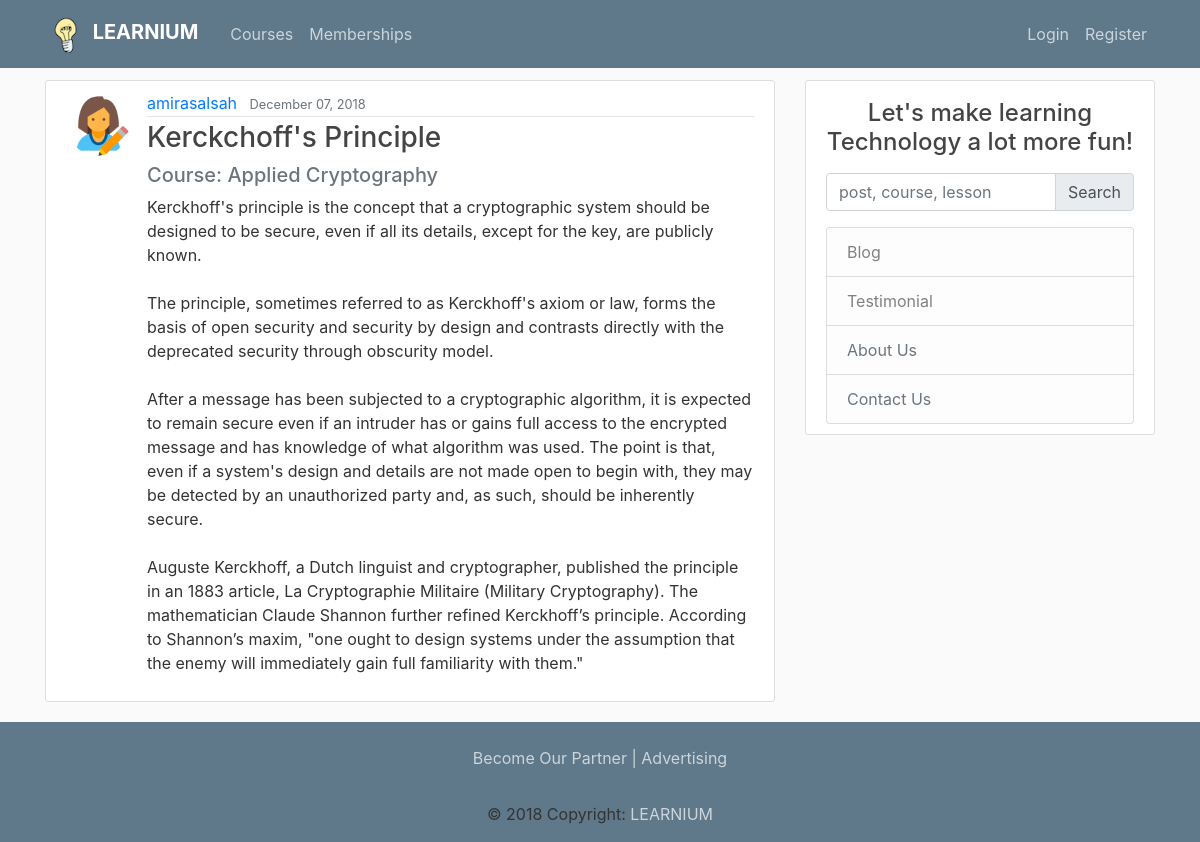
The page /post/10/ on the database its author committed.
### blog/models.py (models this page shows, shortened)
class Post(models.Model):
	title = models.CharField(max_length=100)
	category = models.CharField(max_length=100)
	content = models.TextField()
	date_posted = models.DateTimeField(default=timezone.now)
	author = models.ForeignKey(User, on_delete=models.CASCADE)

### users/models.py (models this page shows, shortened)
class Profile(models.Model):
	user = models.OneToOneField(User, on_delete=models.CASCADE)
	image = models.ImageField(default='default.jpg', upload_to='profile_pics')

### blog/views.py (the view)
# urls.py: path('post/<int:pk>/', PostDetailView.as_view(), name='post-detail'),
class PostDetailView(DetailView):
	model = Post

### blog/templates/blog/post_detail.html (shortened to what this page needs)
{% extends "blog/base.html" %}
{% block content %}
  <article class="media content-section">
    <img class="rounded-circle article-img" src="{{ object.author.profile.image.url }}">
    <div class="media-body">
      <div class="article-metadata">
        <a class="mr-2" href="#">{{ object.author }}</a>
        <small class="text-muted">{{ object.date_posted|date:"F d, Y" }}</small>
      </div>
      <h3 class="article-title">{{ object.title }}</h3> <h5 class="text-muted"> Course: {{ object.category }} </h5>
      <p class="article-content">{{ object.content }}</p>
    </div>
  </article>
{% endblock content %}

### static/css/main.css (style rules this page uses)
body { background: #fafafa; color: #333333; margin-top: 5rem; }
h1, h2, h3, h4, h5, h6 { color: #444444; }
.content-section { background: #ffffff; padding: 10px 20px; border: 1px solid #dddddd; border-radius: 3px; margin-bottom: 20px; }
.article-title { color: #444444; }
.article-content { white-space: pre-line; }
.article-img { height: 65px; width: 65px; margin-right: 16px; }
.article-metadata { padding-bottom: 1px; margin-bottom: 4px; border-bottom: 1px solid #e3e3e3 }

### rows shown on the page
Post: author.profile.image (picture), author "amirasalsah", date_posted "December 07, 2018", title "Kerckchoff's Principle", category "Applied Cryptography", content "Kerckhoff's principle is the concept that a cryptographic system should be designed to be secure, even if all its details, except for the key, are publicly known. The principle, sometimes referred to as Kerckhoff's axiom or law, forms the basis of open security and security by design and contrasts directly with the deprecated security through obscurity model. After a message has been subjected to a cryptographic algorithm, it is expected to remain secure even if an intruder has or gains full access to the encrypted message and has knowledge of what algorithm was used. The point is that, even if a system's design and details are not made open to begin with, they may be detected by an…"
